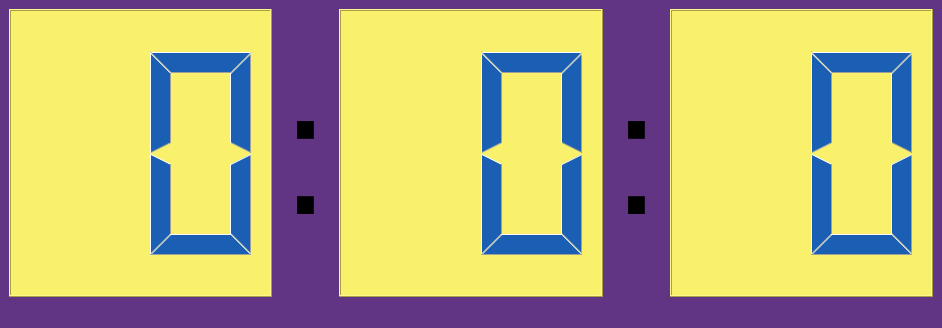
<?xml version="1.0" encoding="UTF-8"?>
<ui version="4.0">
 <class>cyclock</class>
 <widget class="QMainWindow" name="cyclock">
  <property name="geometry">
   <rect>
    <x>0</x>
    <y>0</y>
    <width>942</width>
    <height>328</height>
   </rect>
  </property>
  <property name="windowTitle">
   <string>cyclock</string>
  </property>
  <property name="styleSheet">
   <string notr="true">background-color: rgb(97, 53, 131);</string>
  </property>
  <widget class="QWidget" name="centralwidget">
   <layout class="QHBoxLayout" name="horizontalLayout_6" stretch="1,0,1,0,1">
    <property name="spacing">
     <number>9</number>
    </property>
    <item>
     <layout class="QHBoxLayout" name="horizontalLayout">
      <item>
       <widget class="QLCDNumber" name="lcdNumber">
        <property name="font">
         <font>
          <family>Ubuntu</family>
         </font>
        </property>
        <property name="styleSheet">
         <string notr="true">background-color: rgb(249, 240, 107);
color: rgb(26, 95, 180);</string>
        </property>
        <property name="digitCount">
         <number>2</number>
        </property>
       </widget>
      </item>
     </layout>
    </item>
    <item>
     <layout class="QHBoxLayout" name="horizontalLayout_4">
      <item>
       <widget class="QLabel" name="label">
        <property name="font">
         <font>
          <pointsize>132</pointsize>
         </font>
        </property>
        <property name="text">
         <string>:</string>
        </property>
       </widget>
      </item>
     </layout>
    </item>
    <item>
     <layout class="QHBoxLayout" name="horizontalLayout_2">
      <item>
       <widget class="QLCDNumber" name="lcdNumber_2">
        <property name="styleSheet">
         <string notr="true">background-color: rgb(249, 240, 107);
color: rgb(26, 95, 180);</string>
        </property>
        <property name="digitCount">
         <number>2</number>
        </property>
        <property name="value" stdset="0">
         <double>0.000000000000000</double>
        </property>
       </widget>
      </item>
     </layout>
    </item>
    <item>
     <layout class="QHBoxLayout" name="horizontalLayout_5">
      <item>
       <widget class="QLabel" name="label_2">
        <property name="font">
         <font>
          <pointsize>132</pointsize>
         </font>
        </property>
        <property name="text">
         <string>:</string>
        </property>
       </widget>
      </item>
     </layout>
    </item>
    <item>
     <layout class="QHBoxLayout" name="horizontalLayout_3">
      <item>
       <widget class="QLCDNumber" name="lcdNumber_3">
        <property name="styleSheet">
         <string notr="true">background-color: rgb(249, 240, 107);
color: rgb(26, 95, 180);</string>
        </property>
        <property name="digitCount">
         <number>2</number>
        </property>
       </widget>
      </item>
     </layout>
    </item>
   </layout>
  </widget>
  <widget class="QMenuBar" name="menubar">
   <property name="geometry">
    <rect>
     <x>0</x>
     <y>0</y>
     <width>942</width>
     <height>22</height>
    </rect>
   </property>
  </widget>
  <widget class="QStatusBar" name="statusbar"/>
 </widget>
 <resources/>
 <connections/>
</ui>
